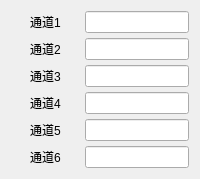
                <widget class="QWidget" name="QW_channelname" native="true">
                 <property name="styleSheet">
                  <string notr="true">#QW_channelname{border:1px solid gray}</string>
                 </property>
                 <layout class="QVBoxLayout" name="verticalLayout_9">
                  <property name="spacing">
                   <number>5</number>
                  </property>
                  <item>
                   <layout class="QHBoxLayout" name="horizontalLayout_19" stretch="2,3">
                    <item>
                     <widget class="QLabel" name="label_8">
                      <property name="text">
                       <string>通道1</string>
                      </property>
                      <property name="alignment">
                       <set>Qt::AlignmentFlag::AlignCenter</set>
                      </property>
                     </widget>
                    </item>
                    <item>
                     <widget class="QLineEdit" name="lineEdit_channelname_1">
                      <property name="sizePolicy">
                       <sizepolicy hsizetype="Preferred" vsizetype="Preferred">
                        <horstretch>0</horstretch>
                        <verstretch>0</verstretch>
                       </sizepolicy>
                      </property>
                      <property name="alignment">
                       <set>Qt::AlignmentFlag::AlignCenter</set>
                      </property>
                     </widget>
                    </item>
                   </layout>
                  </item>
                  <item>
                   <layout class="QHBoxLayout" name="horizontalLayout_21" stretch="2,3">
                    <item>
                     <widget class="QLabel" name="label_14">
                      <property name="text">
                       <string>通道2</string>
                      </property>
                      <property name="alignment">
                       <set>Qt::AlignmentFlag::AlignCenter</set>
                      </property>
                     </widget>
                    </item>
                    <item>
                     <widget class="QLineEdit" name="lineEdit_channelname_2">
                      <property name="sizePolicy">
                       <sizepolicy hsizetype="Preferred" vsizetype="Preferred">
                        <horstretch>0</horstretch>
                        <verstretch>0</verstretch>
                       </sizepolicy>
                      </property>
                      <property name="alignment">
                       <set>Qt::AlignmentFlag::AlignCenter</set>
                      </property>
                     </widget>
                    </item>
                   </layout>
                  </item>
                  <item>
                   <layout class="QHBoxLayout" name="horizontalLayout_22" stretch="2,3">
                    <item>
                     <widget class="QLabel" name="label_15">
                      <property name="text">
                       <string>通道3</string>
                      </property>
                      <property name="alignment">
                       <set>Qt::AlignmentFlag::AlignCenter</set>
                      </property>
                     </widget>
                    </item>
                    <item>
                     <widget class="QLineEdit" name="lineEdit_channelname_3">
                      <property name="sizePolicy">
                       <sizepolicy hsizetype="Preferred" vsizetype="Preferred">
                        <horstretch>0</horstretch>
                        <verstretch>0</verstretch>
                       </sizepolicy>
                      </property>
                      <property name="alignment">
                       <set>Qt::AlignmentFlag::AlignCenter</set>
                      </property>
                     </widget>
                    </item>
                   </layout>
                  </item>
                  <item>
                   <layout class="QHBoxLayout" name="horizontalLayout_23" stretch="2,3">
                    <item>
                     <widget class="QLabel" name="label_16">
                      <property name="text">
                       <string>通道4</string>
                      </property>
                      <property name="alignment">
                       <set>Qt::AlignmentFlag::AlignCenter</set>
                      </property>
                     </widget>
                    </item>
                    <item>
                     <widget class="QLineEdit" name="lineEdit_channelname_4">
                      <property name="sizePolicy">
                       <sizepolicy hsizetype="Preferred" vsizetype="Preferred">
                        <horstretch>0</horstretch>
                        <verstretch>0</verstretch>
                       </sizepolicy>
                      </property>
                      <property name="alignment">
                       <set>Qt::AlignmentFlag::AlignCenter</set>
                      </property>
                     </widget>
                    </item>
                   </layout>
                  </item>
                  <item>
                   <layout class="QHBoxLayout" name="horizontalLayout_24" stretch="2,3">
                    <item>
                     <widget class="QLabel" name="label_17">
                      <property name="text">
                       <string>通道5</string>
                      </property>
                      <property name="alignment">
                       <set>Qt::AlignmentFlag::AlignCenter</set>
                      </property>
                     </widget>
                    </item>
                    <item>
                     <widget class="QLineEdit" name="lineEdit_channelname_5">
                      <property name="sizePolicy">
                       <sizepolicy hsizetype="Preferred" vsizetype="Preferred">
                        <horstretch>0</horstretch>
                        <verstretch>0</verstretch>
                       </sizepolicy>
                      </property>
                      <property name="alignment">
                       <set>Qt::AlignmentFlag::AlignCenter</set>
                      </property>
                     </widget>
                    </item>
                   </layout>
                  </item>
                  <item>
                   <layout class="QHBoxLayout" name="horizontalLayout_25" stretch="2,3">
                    <item>
                     <widget class="QLabel" name="label_18">
                      <property name="text">
                       <string>通道6</string>
                      </property>
                      <property name="alignment">
                       <set>Qt::AlignmentFlag::AlignCenter</set>
                      </property>
                     </widget>
                    </item>
                    <item>
                     <widget class="QLineEdit" name="lineEdit_channelname_6">
                      <property name="sizePolicy">
                       <sizepolicy hsizetype="Preferred" vsizetype="Preferred">
                        <horstretch>0</horstretch>
                        <verstretch>0</verstretch>
                       </sizepolicy>
                      </property>
                      <property name="alignment">
                       <set>Qt::AlignmentFlag::AlignCenter</set>
                      </property>
                     </widget>
                    </item>
                   </layout>
                  </item>
                 </layout>
                </widget>
